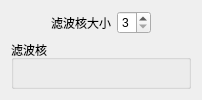
                  <widget class="QWidget" name="page_kernel">
                   <layout class="QVBoxLayout" name="verticalLayout_11">
                    <item>
                     <layout class="QVBoxLayout" name="verticalLayout_10" stretch="0,9">
                      <item>
                       <layout class="QHBoxLayout" name="horizontalLayout_14">
                        <item>
                         <spacer name="horizontalSpacer">
                          <property name="orientation">
                           <enum>Qt::Horizontal</enum>
                          </property>
                          <property name="sizeHint" stdset="0">
                           <size>
                            <width>40</width>
                            <height>20</height>
                           </size>
                          </property>
                         </spacer>
                        </item>
                        <item>
                         <widget class="QLabel" name="label_9">
                          <property name="text">
                           <string>滤波核大小</string>
                          </property>
                         </widget>
                        </item>
                        <item>
                         <widget class="QSpinBox" name="kernel_spinBox">
                          <property name="minimum">
                           <number>3</number>
                          </property>
                          <property name="maximum">
                           <number>9</number>
                          </property>
                          <property name="singleStep">
                           <number>2</number>
                          </property>
                         </widget>
                        </item>
                        <item>
                         <spacer name="horizontalSpacer_2">
                          <property name="orientation">
                           <enum>Qt::Horizontal</enum>
                          </property>
                          <property name="sizeHint" stdset="0">
                           <size>
                            <width>40</width>
                            <height>20</height>
                           </size>
                          </property>
                         </spacer>
                        </item>
                       </layout>
                      </item>
                      <item>
                       <widget class="QGroupBox" name="groupBox_4">
                        <property name="title">
                         <string>滤波核</string>
                        </property>
                       </widget>
                      </item>
                     </layout>
                    </item>
                   </layout>
                  </widget>
